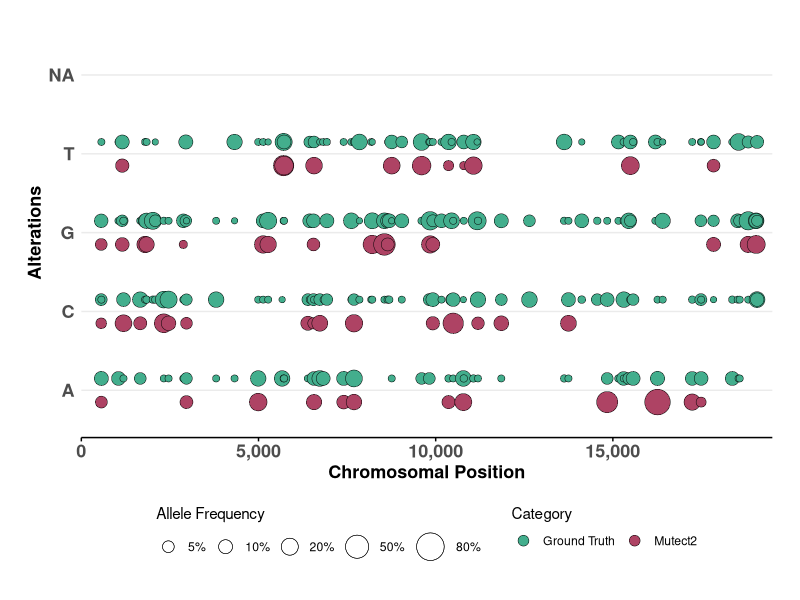
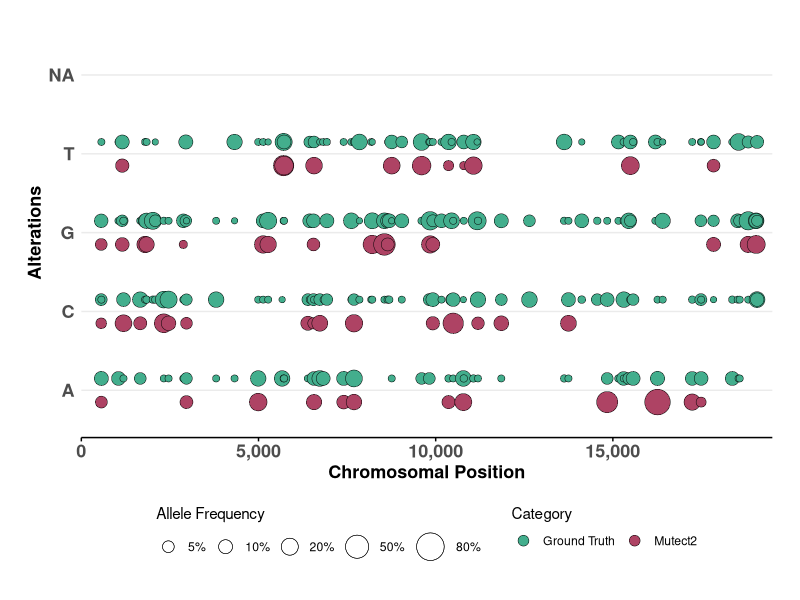
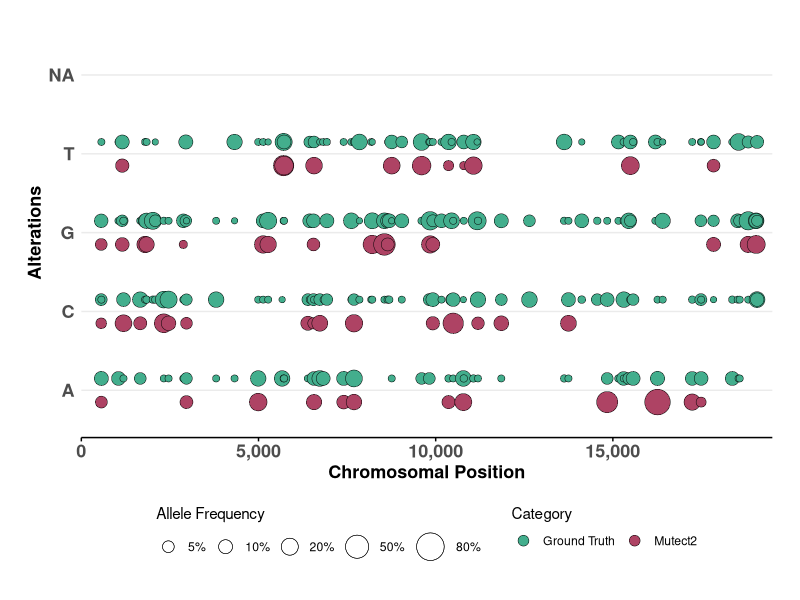

Generate these figures, in order, with R:



# rm(list = ls())
gc()

library(data.table)
library(stringr)

df = fread("Ground_truth_vs_Mutect2.clean.annotated.tsv")

df[which(df$`Mutect2 ALT` == "")]$`Mutect2 ALT` = NA

library(ggplot2)
library(ggforce)

gr = ggplot(data = df) +
    
    geom_point(
        aes(x = POS, y = `Ground Truth ALT`, size = `Ground Truth AF`, fill = "Ground Truth"),
        position = position_nudge(y = .15), shape = 21, stroke = .25
    ) +
    
    geom_point(
        aes(x = POS, y = `Mutect2 ALT`, size = `Mutect2 AF`, fill = "Mutect2"),
        position = position_nudge(y = -.15), shape = 21, stroke = .25
    ) +
    
    scale_size_continuous(
        range = c(2, 10), 
        limits = c(0, 1),
        breaks = c(.05, .1, .2, .5, .8),
        labels = scales::percent,
        guide = guide_legend(
            title = "Allele Frequency",
            title.position = "top"
        )
    ) +
    
    scale_fill_manual(
        values = c(
            "Ground Truth" = "#43ae8d",
            "Mutect2"      = "#ae4364"
        ),
        
        guide = guide_legend(
            title = "Category",
            title.position = "top",
            
            override.aes = list(size = 3.5)
        )
    ) +
    
    scale_x_continuous(labels = scales::comma, expand = c(0, 0),
                       limits = c(0, 19500)) +
    
    theme_minimal() +
    
    theme(
        legend.position = "bottom",
        
        axis.line.x = element_line(),
        axis.ticks.x = element_line(),
        
        axis.text.y = element_text(face = "bold", size = 13),
        axis.text.x = element_text(face = "bold", size = 13),
        axis.title.y = element_text(face = "bold", size = 13),
        axis.title.x = element_text(face = "bold", size = 13),
        
        panel.grid.minor = element_blank(),
        panel.grid.major.x = element_blank(),
        
        plot.margin = margin(20, 20, 20, 20)
    ) +
    
    labs(
        x = "Chromosomal Position",
        y = "Alterations"
    )



ggsave(
    plot = gr, filename = "Plots/Bubble-plot.pdf", device = cairo_pdf,
    width = 12, height = 6, units = "in"
)

ggsave(
    plot = gr, filename = "Plots/Bubble-plot.svg",
    width = 12, height = 6, units = "in"
)

ggsave(
    plot = gr, filename = "Plots/Bubble-plot.jpeg",
    width = 12, height = 6, units = "in", dpi = 600
)


gr5 = gr
